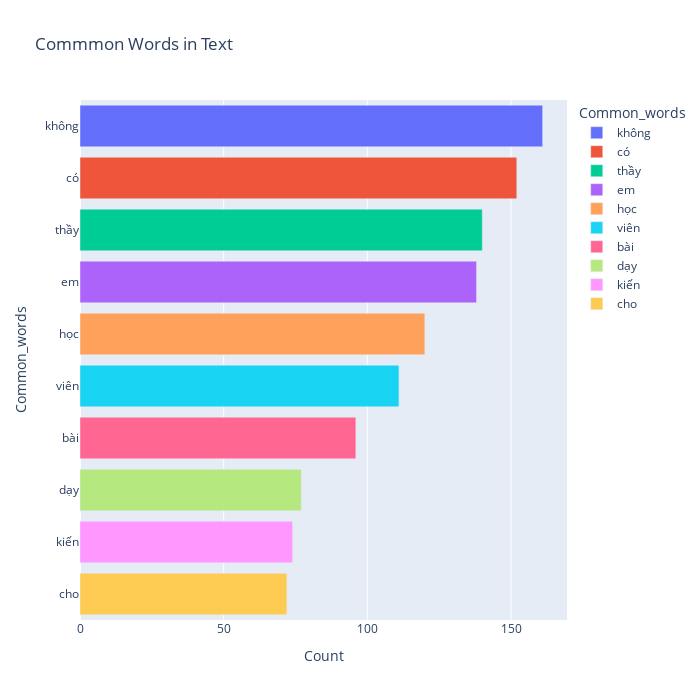

Notebook code for this chart:
### Code cell
plotCommonWord('neutral',10,1)

### Figure 1 — Plotly figure (JSON) as saved in the notebook; plotly's stock layout.template omitted (floating-point values rounded to 4 significant figures)
{"data": [{"alignmentgroup": "True", "hovertemplate": "Common_words=%{y}<br>Count=%{x}<extra></extra>", "legendgroup": "không", "marker": {"color": "#636efa", "pattern": {"shape": ""}}, "name": "không", "offsetgroup": "không", "orientation": "h", "showlegend": true, "textposition": "auto", "type": "bar", "x": [161], "xaxis": "x", "y": ["không"], "yaxis": "y"}, {"alignmentgroup": "True", "hovertemplate": "Common_words=%{y}<br>Count=%{x}<extra></extra>", "legendgroup": "có", "marker": {"color": "#EF553B", "pattern": {"shape": ""}}, "name": "có", "offsetgroup": "có", "orientation": "h", "showlegend": true, "textposition": "auto", "type": "bar", "x": [152], "xaxis": "x", "y": ["có"], "yaxis": "y"}, {"alignmentgroup": "True", "hovertemplate": "Common_words=%{y}<br>Count=%{x}<extra></extra>", "legendgroup": "thầy", "marker": {"color": "#00cc96", "pattern": {"shape": ""}}, "name": "thầy", "offsetgroup": "thầy", "orientation": "h", "showlegend": true, "textposition": "auto", "type": "bar", "x": [140], "xaxis": "x", "y": ["thầy"], "yaxis": "y"}, {"alignmentgroup": "True", "hovertemplate": "Common_words=%{y}<br>Count=%{x}<extra></extra>", "legendgroup": "em", "marker": {"color": "#ab63fa", "pattern": {"shape": ""}}, "name": "em", "offsetgroup": "em", "orientation": "h", "showlegend": true, "textposition": "auto", "type": "bar", "x": [138], "xaxis": "x", "y": ["em"], "yaxis": "y"}, {"alignmentgroup": "True", "hovertemplate": "Common_words=%{y}<br>Count=%{x}<extra></extra>", "legendgroup": "học", "marker": {"color": "#FFA15A", "pattern": {"shape": ""}}, "name": "học", "offsetgroup": "học", "orientation": "h", "showlegend": true, "textposition": "auto", "type": "bar", "x": [120], "xaxis": "x", "y": ["học"], "yaxis": "y"}, {"alignmentgroup": "True", "hovertemplate": "Common_words=%{y}<br>Count=%{x}<extra></extra>", "legendgroup": "viên", "marker": {"color": "#19d3f3", "pattern": {"shape": ""}}, "name": "viên", "offsetgroup": "viên", "orientation": "h", "showlegend": true, "textposition": "auto", "type": "bar", "x": [111], "xaxis": "x", "y": ["viên"], "yaxis": "y"}, {"alignmentgroup": "True", "hovertemplate": "Common_words=%{y}<br>Count=%{x}<extra></extra>", "legendgroup": "bài", "marker": {"color": "#FF6692", "pattern": {"shape": ""}}, "name": "bài", "offsetgroup": "bài", "orientation": "h", "showlegend": true, "textposition": "auto", "type": "bar", "x": [96], "xaxis": "x", "y": ["bài"], "yaxis": "y"}, {"alignmentgroup": "True", "hovertemplate": "Common_words=%{y}<br>Count=%{x}<extra></extra>", "legendgroup": "dạy", "marker": {"color": "#B6E880", "pattern": {"shape": ""}}, "name": "dạy", "offsetgroup": "dạy", "orientation": "h", "showlegend": true, "textposition": "auto", "type": "bar", "x": [77], "xaxis": "x", "y": ["dạy"], "yaxis": "y"}, {"alignmentgroup": "True", "hovertemplate": "Common_words=%{y}<br>Count=%{x}<extra></extra>", "legendgroup": "kiến", "marker": {"color": "#FF97FF", "pattern": {"shape": ""}}, "name": "kiến", "offsetgroup": "kiến", "orientation": "h", "showlegend": true, "textposition": "auto", "type": "bar", "x": [74], "xaxis": "x", "y": ["kiến"], "yaxis": "y"}, {"alignmentgroup": "True", "hovertemplate": "Common_words=%{y}<br>Count=%{x}<extra></extra>", "legendgroup": "cho", "marker": {"color": "#FECB52", "pattern": {"shape": ""}}, "name": "cho", "offsetgroup": "cho", "orientation": "h", "showlegend": true, "textposition": "auto", "type": "bar", "x": [72], "xaxis": "x", "y": ["cho"], "yaxis": "y"}], "layout": {"barmode": "relative", "height": 700, "legend": {"title": {"text": "Common_words"}, "tracegroupgap": 0}, "title": {"text": "Commmon Words in Text"}, "width": 700, "xaxis": {"anchor": "y", "domain": [0, 1], "title": {"text": "Count"}}, "yaxis": {"anchor": "x", "categoryarray": ["cho", "kiến", "dạy", "bài", "viên", "học", "em", "thầy", "có", "không"], "categoryorder": "array", "domain": [0, 1], "title": {"text": "Common_words"}}}}
